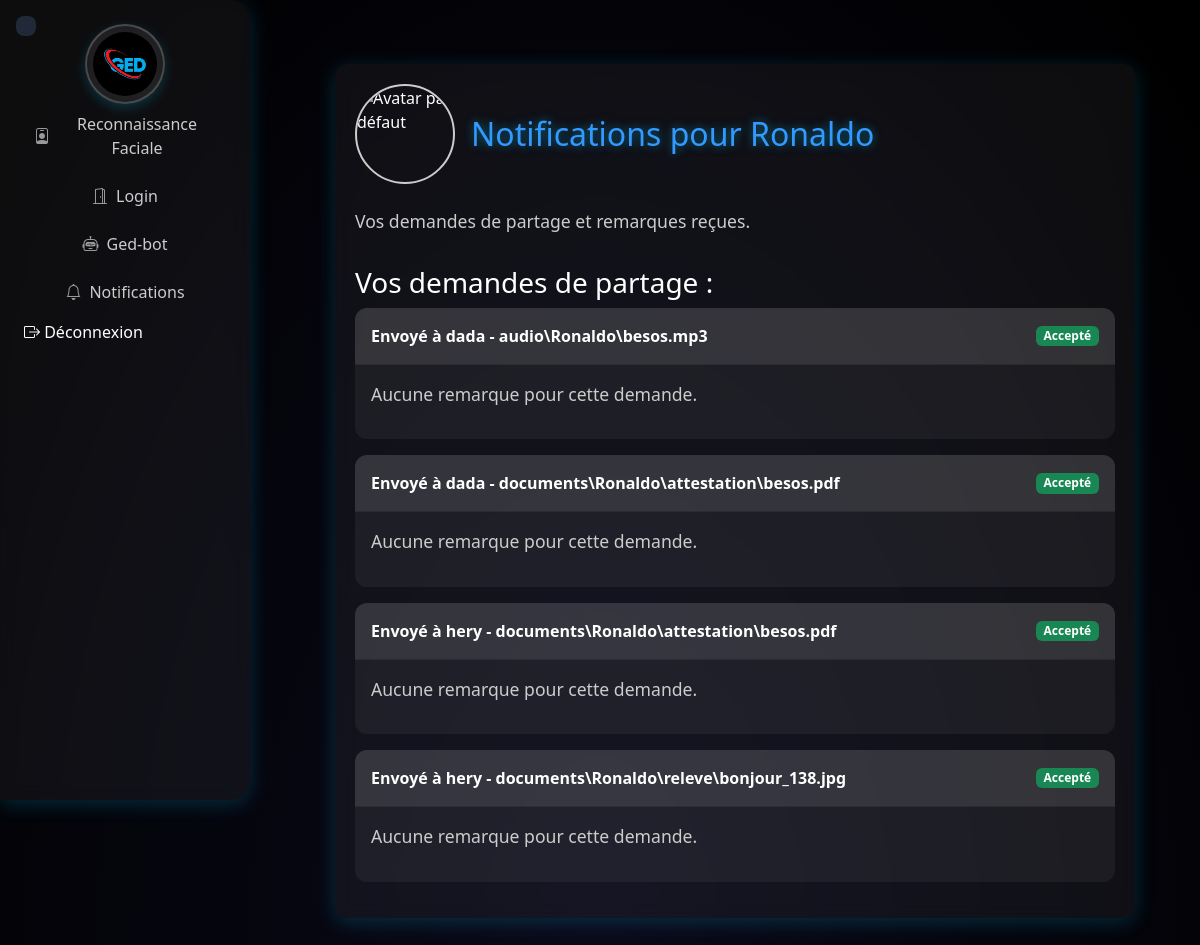
Before: /ged/notifications/ (signed in) with the older database file.
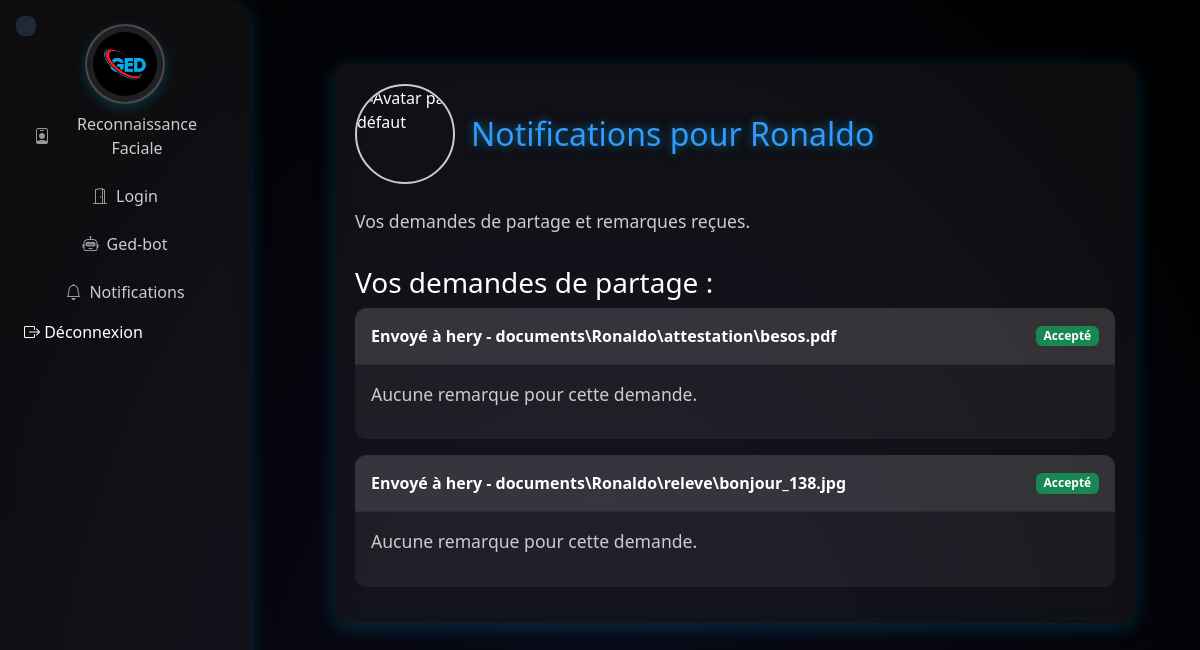
After: the same page with the newer database file.
### app/models.py (models this page shows, shortened)
class DocumentSharingRequest(models.Model):
    document = models.ForeignKey(Document, on_delete=models.CASCADE, null=True, blank=True)
    audio_path = models.CharField(max_length=500, blank=True, null=True, help_text="Chemin du fichier audio si applicable")
    sender = models.ForeignKey(settings.AUTH_USER_MODEL, on_delete=models.CASCADE, related_name='sent_requests')
    receiver = models.ForeignKey(settings.AUTH_USER_MODEL, on_delete=models.CASCADE, related_name='received_requests')
    created_at = models.DateTimeField(auto_now_add=True)
    status = models.CharField(
        max_length=20,
        choices=[('pending', 'En attente'), ('accepted', 'Accepté'), ('rejected', 'Rejeté')],
        default='pending'
    )

class CustomUser(AbstractUser):
    ROLE_CHOICES = [
        ('admin', 'Administrateur'),
        ('prof', 'Professeur'),
        ('secretariat', 'Secrétariat'),
        ('etudiant', 'Étudiant'),
    ]
    role = models.CharField(max_length=20, choices=[('etudiant', 'Étudiant'), ('prof', 'Professeur')], default='etudiant')
    photo = models.ImageField(upload_to="photos_users/",blank=True, null=True)

class Document(models.Model):
    TYPE_CHOICES = [
        ('releve', 'Relevé de notes'),
        ('certificat', 'Certificat de scolarité'),
        ('attestation', 'Attestation'),
        ('cv', 'CV'),
        ('paiement', 'Justificatif de paiement'),
        ('facture', 'Facture'),
        ('devoir', 'Devoir'),
        ('autre', 'Autre'),
    ]
    type_document = models.CharField(max_length=20, choices=TYPE_CHOICES)
    fichier = models.FileField(upload_to="documents/")
    date_ajout = models.DateTimeField(auto_now_add=True)
    etudiant = models.ForeignKey(
        Etudiant,
        on_delete=models.CASCADE,
        null=True,
        blank=True,
        help_text="Laisser vide si le document ne concerne pas un étudiant"
    )
    uploaded_by = models.ForeignKey(
        CustomUser,
        on_delete=models.SET_NULL,
        null=True,
        blank=True,
        help_text="Utilisateur ayant ajouté ce document"
    )

### app/views.py (the view)
# urls.py: path('notifications/', views.notifications, name='notifications'),
@login_required
def notifications(request):
    user = request.user
    messages.get_messages(request).used = True
    sent_requests = DocumentSharingRequest.objects.filter(sender=user).select_related('document', 'receiver').order_by('-created_at')
    return render(request, 'app/notifications.html', {
        'user': user,
        'sent_requests': sent_requests,
    })

### app/templates/app/notifications.html (shortened to what this page needs)
{% extends 'app/base2.html' %}
{% load static %}
{% block extra_css %}
<link rel="stylesheet" href="https://cdn.jsdelivr.net/npm/bootstrap-icons@1.10.5/font/bootstrap-icons.css">
<link href="https://cdn.jsdelivr.net/npm/bootstrap@5.3.0/dist/css/bootstrap.min.css" rel="stylesheet">
<link rel="stylesheet" href="{% static 'etudiant.css' %}">
{% endblock %}
{% block main_content %}
<div class="dashboard-container">
    <div class="d-flex align-items-center mb-4">
        {% if user.photo %}
            <img src="{{ user.photo.url }}" alt="Photo de profil" class="user-photo me-3">
        {% else %}
            <img src="{% static 'default-avatar.png' %}" alt="Avatar par défaut" class="user-photo me-3">
        {% endif %}
        <h1 class="m-0">Notifications pour {{ user.username }}</h1>
    </div>
    <p>Vos demandes de partage et remarques reçues.</p>
    {% if sent_requests %}
        <div class="file-list">
            <h3>Vos demandes de partage :</h3>
            {% for request in sent_requests %}
                <div class="card mb-3">
                    <div class="card-header d-flex justify-content-between align-items-center">
                        <strong>Envoyé à {{ request.receiver.username }} - {{ request.document.fichier.name|default:request.audio_path }}</strong>
                        <span class="badge bg-{% if request.status == 'accepted' %}success{% elif request.status == 'rejected' %}danger{% else %}warning{% endif %}">{{ request.get_status_display }}</span>
                    </div>
                    <div class="card-body">
                        {% if request.remarks.all %}
                            <h5>Remarques reçues :</h5>
                            {% for remark in request.remarks.all %}
                                <div class="alert alert-secondary">
                                    <p class="remark-text"><strong>{{ remark.author.username }}</strong> ({{ remark.created_at|date:"d/m/Y H:i" }}) : {{ remark.content }}</p>
                                </div>
                            {% endfor %}
                        {% else %}
                            <p>Aucune remarque pour cette demande.</p>
                        {% endif %}
                    </div>
                </div>
            {% endfor %}
        </div>
    {% else %}
        <div class="alert alert-info mt-4">Aucune demande de partage envoyée.</div>
    {% endif %}
</div>
{% endblock %}

Changed rows visible on the page:
removed DocumentSharingRequest: receiver.username "dada", document.fichier.name "audio\\Ronaldo\\besos.mp3", status "Accepté", shows "Aucune remarque pour cette demande."
removed DocumentSharingRequest: receiver.username "dada", document.fichier.name "documents\\Ronaldo\\attestation\\besos.pdf", status "Accepté", shows "Aucune remarque pour cette demande."
